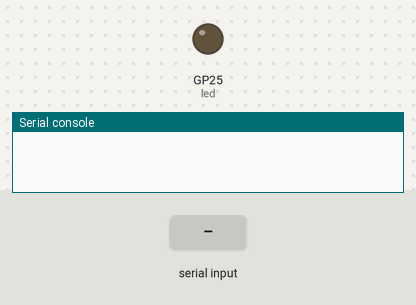
This program was run on a simulated Raspberry Pi Pico running MicroPython. Shown: output pins drawn as LEDs (lit = HIGH), the last lines printed to the serial console. Dashed ring = blinking. The test bench sets the inputs (shaded band). Random numbers come from a fixed seed.

Above: at 1.2 s.
1.3 s: "1" typed at the serial console, then Enter
At 1.4 s:
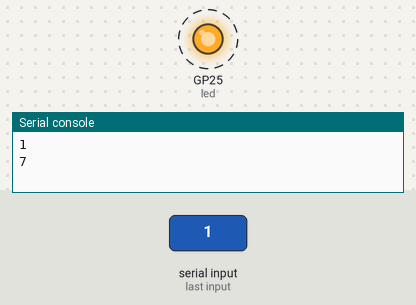
Timing chart, 0 to 5.4 s (numbered marks = the images above; inputs shaded):
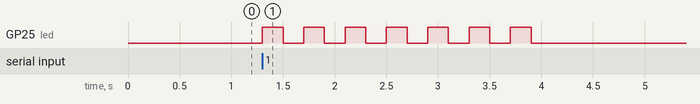

The program:

04_05_dice_many.py
```python
from machine import Pin
from utime import sleep
from random import randint

led = Pin(25, Pin.OUT) # For Pico W change 25 to LED see https://forums.raspberrypi.com/viewtopic.php?t=336836

def throw_dice(num_dice=1):
    total = 0
    for x in range(1, num_dice+1):
        total += randint(1, 6)
    return total

def blink(times, delay):
    for x in range(1, times+1):
        led.on()
        sleep(delay)
        led.off()
        sleep(delay)

while True:
    input()
    dice_throw = throw_dice(num_dice=2)
    print(dice_throw)
    blink(dice_throw, 0.2)
    
```

Measured:
- after the input at 1.3 s, GP25 (led): alternates HIGH for 0.20 s and LOW for 0.20 s, 14 changes in all, then stays LOW, starting at once
